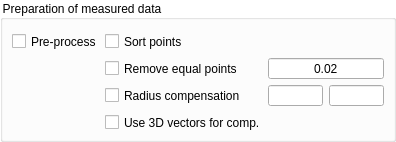
    <widget class="QGroupBox" name="preparePointsGroupBox">
     <property name="minimumSize">
      <size>
       <width>396</width>
       <height>130</height>
      </size>
     </property>
     <property name="maximumSize">
      <size>
       <width>130</width>
       <height>16777215</height>
      </size>
     </property>
     <property name="styleSheet">
      <string notr="true">QGroupBox {
	
	background-color: rgb(255, 255, 255);
}</string>
     </property>
     <property name="title">
      <string>Preparation of measured data</string>
     </property>
     <widget class="QCheckBox" name="deleteSimilarCheckBox">
      <property name="geometry">
       <rect>
        <x>105</x>
        <y>58</y>
        <width>157</width>
        <height>21</height>
       </rect>
      </property>
      <property name="text">
       <string>Remove equal points</string>
      </property>
     </widget>
     <widget class="QCheckBox" name="needSortCheckBox">
      <property name="geometry">
       <rect>
        <x>105</x>
        <y>31</y>
        <width>157</width>
        <height>21</height>
       </rect>
      </property>
      <property name="text">
       <string>Sort points</string>
      </property>
     </widget>
     <widget class="QCheckBox" name="use3DVectorsCheckBox">
      <property name="geometry">
       <rect>
        <x>105</x>
        <y>112</y>
        <width>157</width>
        <height>21</height>
       </rect>
      </property>
      <property name="text">
       <string>Use 3D vectors for comp.</string>
      </property>
     </widget>
     <widget class="QCheckBox" name="radiusCorrectionCheckBox">
      <property name="geometry">
       <rect>
        <x>105</x>
        <y>85</y>
        <width>157</width>
        <height>21</height>
       </rect>
      </property>
      <property name="text">
       <string>Radius compensation</string>
      </property>
     </widget>
     <widget class="QCheckBox" name="preparePointsCheckBox">
      <property name="geometry">
       <rect>
        <x>12</x>
        <y>31</y>
        <width>87</width>
        <height>21</height>
       </rect>
      </property>
      <property name="text">
       <string>Pre-process</string>
      </property>
     </widget>
     <widget class="QLineEdit" name="limitForEqualPoints">
      <property name="geometry">
       <rect>
        <x>268</x>
        <y>58</y>
        <width>116</width>
        <height>21</height>
       </rect>
      </property>
      <property name="text">
       <string>0.02</string>
      </property>
      <property name="alignment">
       <set>Qt::AlignCenter</set>
      </property>
     </widget>
     <widget class="QLineEdit" name="upperValue">
      <property name="geometry">
       <rect>
        <x>268</x>
        <y>85</y>
        <width>55</width>
        <height>21</height>
       </rect>
      </property>
      <property name="alignment">
       <set>Qt::AlignCenter</set>
      </property>
     </widget>
     <widget class="QLineEdit" name="lowerValue">
      <property name="geometry">
       <rect>
        <x>329</x>
        <y>85</y>
        <width>55</width>
        <height>21</height>
       </rect>
      </property>
      <property name="alignment">
       <set>Qt::AlignCenter</set>
      </property>
     </widget>
    </widget>
